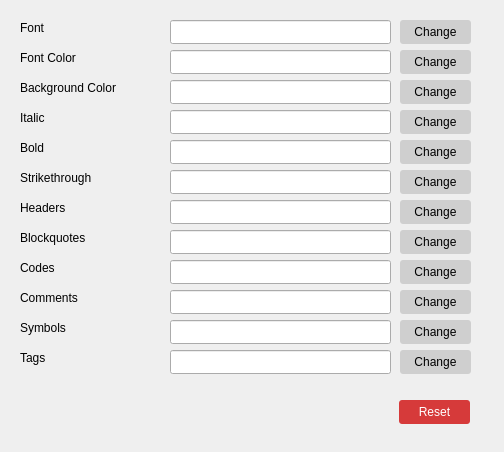
<?xml version="1.0" encoding="UTF-8"?>
<ui version="4.0">
 <class>DisplayConfigDialog</class>
 <widget class="QDialog" name="DisplayConfigDialog">
  <property name="geometry">
   <rect>
    <x>0</x>
    <y>0</y>
    <width>504</width>
    <height>452</height>
   </rect>
  </property>
  <property name="sizePolicy">
   <sizepolicy hsizetype="Fixed" vsizetype="Fixed">
    <horstretch>0</horstretch>
    <verstretch>0</verstretch>
   </sizepolicy>
  </property>
  <property name="minimumSize">
   <size>
    <width>504</width>
    <height>452</height>
   </size>
  </property>
  <property name="maximumSize">
   <size>
    <width>504</width>
    <height>452</height>
   </size>
  </property>
  <property name="windowTitle">
   <string>Display Settings</string>
  </property>
  <property name="styleSheet">
   <string notr="true">QPushButton  {
	border-radius: 3%; 
	background-color: #CFCFCF;
	color: #000000; 
}

QPushButton:hover  {
	background-color: #B9B9B9; 
	/*color: #3b3b3b; */
}

QPushButton:pressed {
	background-color: #ABABAB;
}</string>
  </property>
  <widget class="QLabel" name="label_12">
   <property name="geometry">
    <rect>
     <x>20</x>
     <y>350</y>
     <width>58</width>
     <height>16</height>
    </rect>
   </property>
   <property name="text">
    <string>Tags</string>
   </property>
  </widget>
  <widget class="QLineEdit" name="txtFont">
   <property name="enabled">
    <bool>true</bool>
   </property>
   <property name="geometry">
    <rect>
     <x>170</x>
     <y>20</y>
     <width>221</width>
     <height>24</height>
    </rect>
   </property>
   <property name="readOnly">
    <bool>true</bool>
   </property>
  </widget>
  <widget class="QLineEdit" name="txtTagsColor">
   <property name="geometry">
    <rect>
     <x>170</x>
     <y>350</y>
     <width>221</width>
     <height>24</height>
    </rect>
   </property>
  </widget>
  <widget class="QLabel" name="label_2">
   <property name="geometry">
    <rect>
     <x>20</x>
     <y>80</y>
     <width>121</width>
     <height>16</height>
    </rect>
   </property>
   <property name="text">
    <string>Background Color</string>
   </property>
  </widget>
  <widget class="QLabel" name="label_4">
   <property name="geometry">
    <rect>
     <x>20</x>
     <y>110</y>
     <width>41</width>
     <height>16</height>
    </rect>
   </property>
   <property name="text">
    <string>Italic</string>
   </property>
  </widget>
  <widget class="QLabel" name="label_9">
   <property name="geometry">
    <rect>
     <x>20</x>
     <y>170</y>
     <width>111</width>
     <height>16</height>
    </rect>
   </property>
   <property name="text">
    <string>Strikethrough</string>
   </property>
  </widget>
  <widget class="QPushButton" name="btnReset">
   <property name="geometry">
    <rect>
     <x>399</x>
     <y>400</y>
     <width>71</width>
     <height>24</height>
    </rect>
   </property>
   <property name="styleSheet">
    <string notr="true">QPushButton  {
	border-radius: 3%; 
	background-color: #d63a3a;
	color: #ffffff; 
}

QPushButton:hover  {
	background-color: #ff6767; 
	/*color: #3b3b3b; */
}

QPushButton:pressed {
	background-color: #ff3e3e;
}</string>
   </property>
   <property name="text">
    <string>Reset</string>
   </property>
  </widget>
  <widget class="QLineEdit" name="txtBgColor">
   <property name="geometry">
    <rect>
     <x>170</x>
     <y>80</y>
     <width>221</width>
     <height>24</height>
    </rect>
   </property>
  </widget>
  <widget class="QLabel" name="label">
   <property name="geometry">
    <rect>
     <x>20</x>
     <y>20</y>
     <width>58</width>
     <height>16</height>
    </rect>
   </property>
   <property name="text">
    <string>Font</string>
   </property>
  </widget>
  <widget class="QLineEdit" name="txtFontColor">
   <property name="geometry">
    <rect>
     <x>170</x>
     <y>50</y>
     <width>221</width>
     <height>24</height>
    </rect>
   </property>
  </widget>
  <widget class="QLabel" name="label_11">
   <property name="geometry">
    <rect>
     <x>20</x>
     <y>320</y>
     <width>58</width>
     <height>16</height>
    </rect>
   </property>
   <property name="text">
    <string>Symbols</string>
   </property>
  </widget>
  <widget class="QLineEdit" name="txtBoldColor">
   <property name="geometry">
    <rect>
     <x>170</x>
     <y>140</y>
     <width>221</width>
     <height>24</height>
    </rect>
   </property>
  </widget>
  <widget class="QLineEdit" name="txtBQuotesColor">
   <property name="geometry">
    <rect>
     <x>170</x>
     <y>230</y>
     <width>221</width>
     <height>24</height>
    </rect>
   </property>
  </widget>
  <widget class="QLabel" name="label_7">
   <property name="geometry">
    <rect>
     <x>20</x>
     <y>230</y>
     <width>91</width>
     <height>16</height>
    </rect>
   </property>
   <property name="text">
    <string>Blockquotes</string>
   </property>
  </widget>
  <widget class="QLabel" name="label_5">
   <property name="geometry">
    <rect>
     <x>20</x>
     <y>140</y>
     <width>58</width>
     <height>16</height>
    </rect>
   </property>
   <property name="text">
    <string>Bold</string>
   </property>
  </widget>
  <widget class="QLabel" name="label_8">
   <property name="geometry">
    <rect>
     <x>20</x>
     <y>260</y>
     <width>58</width>
     <height>16</height>
    </rect>
   </property>
   <property name="text">
    <string>Codes</string>
   </property>
  </widget>
  <widget class="QLineEdit" name="txtSymbolsColor">
   <property name="geometry">
    <rect>
     <x>170</x>
     <y>320</y>
     <width>221</width>
     <height>24</height>
    </rect>
   </property>
  </widget>
  <widget class="QLabel" name="label_10">
   <property name="geometry">
    <rect>
     <x>20</x>
     <y>290</y>
     <width>71</width>
     <height>16</height>
    </rect>
   </property>
   <property name="text">
    <string>Comments</string>
   </property>
  </widget>
  <widget class="QLineEdit" name="txtItalicColor">
   <property name="geometry">
    <rect>
     <x>170</x>
     <y>110</y>
     <width>221</width>
     <height>24</height>
    </rect>
   </property>
  </widget>
  <widget class="QLineEdit" name="txtHeadersColor">
   <property name="geometry">
    <rect>
     <x>170</x>
     <y>200</y>
     <width>221</width>
     <height>24</height>
    </rect>
   </property>
  </widget>
  <widget class="QLineEdit" name="txtSThroughColor">
   <property name="geometry">
    <rect>
     <x>170</x>
     <y>170</y>
     <width>221</width>
     <height>24</height>
    </rect>
   </property>
  </widget>
  <widget class="QLabel" name="label_6">
   <property name="geometry">
    <rect>
     <x>20</x>
     <y>200</y>
     <width>58</width>
     <height>16</height>
    </rect>
   </property>
   <property name="text">
    <string>Headers</string>
   </property>
  </widget>
  <widget class="QLineEdit" name="txtCommentsColor">
   <property name="geometry">
    <rect>
     <x>170</x>
     <y>290</y>
     <width>221</width>
     <height>24</height>
    </rect>
   </property>
  </widget>
  <widget class="QLabel" name="label_3">
   <property name="geometry">
    <rect>
     <x>20</x>
     <y>50</y>
     <width>71</width>
     <height>16</height>
    </rect>
   </property>
   <property name="text">
    <string>Font Color</string>
   </property>
  </widget>
  <widget class="QLineEdit" name="txtCodesColor">
   <property name="geometry">
    <rect>
     <x>170</x>
     <y>260</y>
     <width>221</width>
     <height>24</height>
    </rect>
   </property>
  </widget>
  <widget class="QPushButton" name="btnFontChange">
   <property name="geometry">
    <rect>
     <x>400</x>
     <y>20</y>
     <width>71</width>
     <height>24</height>
    </rect>
   </property>
   <property name="text">
    <string>Change</string>
   </property>
  </widget>
  <widget class="QPushButton" name="btnFontColorChange">
   <property name="geometry">
    <rect>
     <x>400</x>
     <y>50</y>
     <width>71</width>
     <height>24</height>
    </rect>
   </property>
   <property name="text">
    <string>Change</string>
   </property>
  </widget>
  <widget class="QPushButton" name="btnBgColorChange">
   <property name="geometry">
    <rect>
     <x>400</x>
     <y>80</y>
     <width>71</width>
     <height>24</height>
    </rect>
   </property>
   <property name="text">
    <string>Change</string>
   </property>
  </widget>
  <widget class="QPushButton" name="btnItalicColorChange">
   <property name="geometry">
    <rect>
     <x>400</x>
     <y>110</y>
     <width>71</width>
     <height>24</height>
    </rect>
   </property>
   <property name="text">
    <string>Change</string>
   </property>
  </widget>
  <widget class="QPushButton" name="btnBoldColorChange">
   <property name="geometry">
    <rect>
     <x>400</x>
     <y>140</y>
     <width>71</width>
     <height>24</height>
    </rect>
   </property>
   <property name="text">
    <string>Change</string>
   </property>
  </widget>
  <widget class="QPushButton" name="btnSThroughColorColor">
   <property name="geometry">
    <rect>
     <x>400</x>
     <y>170</y>
     <width>71</width>
     <height>24</height>
    </rect>
   </property>
   <property name="text">
    <string>Change</string>
   </property>
  </widget>
  <widget class="QPushButton" name="btnHeadersColorChange">
   <property name="geometry">
    <rect>
     <x>400</x>
     <y>200</y>
     <width>71</width>
     <height>24</height>
    </rect>
   </property>
   <property name="text">
    <string>Change</string>
   </property>
  </widget>
  <widget class="QPushButton" name="btnBQuotesColorChange">
   <property name="geometry">
    <rect>
     <x>400</x>
     <y>230</y>
     <width>71</width>
     <height>24</height>
    </rect>
   </property>
   <property name="text">
    <string>Change</string>
   </property>
  </widget>
  <widget class="QPushButton" name="btnCodeColorChange">
   <property name="geometry">
    <rect>
     <x>400</x>
     <y>260</y>
     <width>71</width>
     <height>24</height>
    </rect>
   </property>
   <property name="text">
    <string>Change</string>
   </property>
  </widget>
  <widget class="QPushButton" name="btnCommentsColorChange">
   <property name="geometry">
    <rect>
     <x>400</x>
     <y>290</y>
     <width>71</width>
     <height>24</height>
    </rect>
   </property>
   <property name="text">
    <string>Change</string>
   </property>
  </widget>
  <widget class="QPushButton" name="btnSymbolsColorChange">
   <property name="geometry">
    <rect>
     <x>400</x>
     <y>320</y>
     <width>71</width>
     <height>24</height>
    </rect>
   </property>
   <property name="text">
    <string>Change</string>
   </property>
  </widget>
  <widget class="QPushButton" name="btnTagsColorChange">
   <property name="geometry">
    <rect>
     <x>400</x>
     <y>350</y>
     <width>71</width>
     <height>24</height>
    </rect>
   </property>
   <property name="text">
    <string>Change</string>
   </property>
  </widget>
 </widget>
 <tabstops>
  <tabstop>txtFont</tabstop>
  <tabstop>txtFontColor</tabstop>
  <tabstop>txtBgColor</tabstop>
  <tabstop>txtItalicColor</tabstop>
  <tabstop>txtBoldColor</tabstop>
  <tabstop>txtSThroughColor</tabstop>
  <tabstop>txtHeadersColor</tabstop>
  <tabstop>txtBQuotesColor</tabstop>
  <tabstop>txtCodesColor</tabstop>
  <tabstop>txtCommentsColor</tabstop>
  <tabstop>txtSymbolsColor</tabstop>
  <tabstop>txtTagsColor</tabstop>
  <tabstop>btnFontChange</tabstop>
  <tabstop>btnFontColorChange</tabstop>
  <tabstop>btnBgColorChange</tabstop>
  <tabstop>btnItalicColorChange</tabstop>
  <tabstop>btnBoldColorChange</tabstop>
  <tabstop>btnSThroughColorColor</tabstop>
  <tabstop>btnHeadersColorChange</tabstop>
  <tabstop>btnBQuotesColorChange</tabstop>
  <tabstop>btnCodeColorChange</tabstop>
  <tabstop>btnCommentsColorChange</tabstop>
  <tabstop>btnSymbolsColorChange</tabstop>
  <tabstop>btnTagsColorChange</tabstop>
  <tabstop>btnReset</tabstop>
 </tabstops>
 <resources/>
 <connections/>
</ui>
